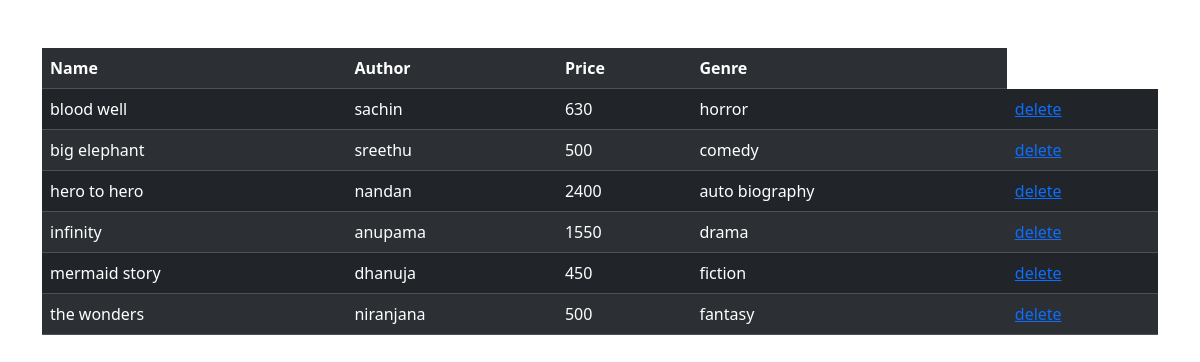
/books/all/, run on the app's committed database.
### book/models.py (models this page shows, shortened)
class Books(models.Model):
    name=models.CharField(max_length=200)
    author=models.CharField(max_length=200)
    price=models.PositiveIntegerField()
    genre=models.CharField(max_length=300)

### book/views.py (the view)
# urls.py: path('books/all/',views.BookListView.as_view(),name="books-all"),
class BookListView(View):
    def get(self,request,*args,**kwargs):
        qs=Books.objects.all()
        return render(request,"book_list.html",{"data":qs})

### book/templates/book_list.html (shortened to what this page needs)
<!DOCTYPE html>
<html lang="en">
<head>
    <link href="https://cdn.jsdelivr.net/npm/bootstrap@5.3.2/dist/css/bootstrap.min.css" rel="stylesheet">
</head>
<body>
    <div class="container mt-5" >
        <table class="table table-dark table-striped">
            <tr>
                <th>Name</th>
                <th>Author</th>
                <th>Price</th>
                <th>Genre</th>
            </tr>
            {%for b in data%}
            <tr>
                <td>{{b.name}}</td>
                <td>{{b.author}}</td>
                <td>{{b.price}}</td>
                <td>{{b.genre}}</td>
                <td>
                    <a href="{%url 'books-delete' b.id%}">delete</a>
                </td>
            </tr>
            {%endfor%}
        </table>
    </div>
</body>
</html>

### data on the page
Books: name "blood well", author "sachin", price "630", genre "horror"
Books: name "big elephant", author "sreethu", price "500", genre "comedy"
Books: name "hero to hero", author "nandan", price "2400", genre "auto biography"
Books: name "infinity", author "anupama", price "1550", genre "drama"
Books: name "mermaid story", author "dhanuja", price "450", genre "fiction"
Books: name "the wonders", author "niranjana", price "500", genre "fantasy"
